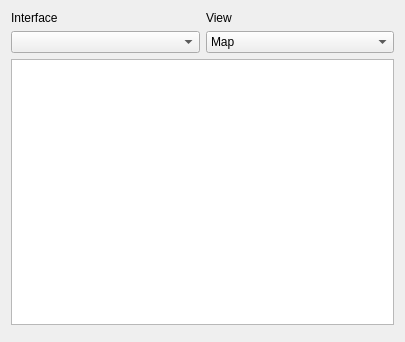
<ui version="4.0" >
 <class>ScanWidget</class>
 <widget class="QWidget" name="ScanWidget" >
  <property name="geometry" >
   <rect>
    <x>0</x>
    <y>0</y>
    <width>405</width>
    <height>342</height>
   </rect>
  </property>
  <property name="sizePolicy" >
   <sizepolicy vsizetype="Fixed" hsizetype="Fixed" >
    <horstretch>0</horstretch>
    <verstretch>0</verstretch>
   </sizepolicy>
  </property>
  <layout class="QVBoxLayout" name="verticalLayout_3" >
   <item>
    <layout class="QGridLayout" name="gridLayout" >
     <item row="0" column="0" >
      <layout class="QVBoxLayout" name="verticalLayout" >
       <item>
        <widget class="QLabel" name="m_interfaceLabel" >
         <property name="text" >
          <string>Interface</string>
         </property>
        </widget>
       </item>
       <item>
        <widget class="KComboBox" name="m_interface" />
       </item>
      </layout>
     </item>
     <item row="0" column="1" >
      <layout class="QVBoxLayout" name="verticalLayout_2" >
       <item>
        <widget class="QLabel" name="m_viewLabel_2" >
         <property name="text" >
          <string>View</string>
         </property>
        </widget>
       </item>
       <item>
        <widget class="KComboBox" name="m_view" >
         <item>
          <property name="text" >
           <string>Map</string>
          </property>
         </item>
         <item>
          <property name="text" >
           <string>Details</string>
          </property>
         </item>
        </widget>
       </item>
      </layout>
     </item>
     <item row="1" column="0" colspan="2" >
      <widget class="QTableView" name="m_detailsView" >
       <property name="enabled" >
        <bool>true</bool>
       </property>
      </widget>
     </item>
    </layout>
   </item>
   <item>
    <widget class="QWidget" native="1" name="m_scanView" />
   </item>
  </layout>
 </widget>
 <customwidgets>
  <customwidget>
   <class>KComboBox</class>
   <extends>QComboBox</extends>
   <header>kcombobox.h</header>
  </customwidget>
 </customwidgets>
 <resources/>
 <connections/>
</ui>
